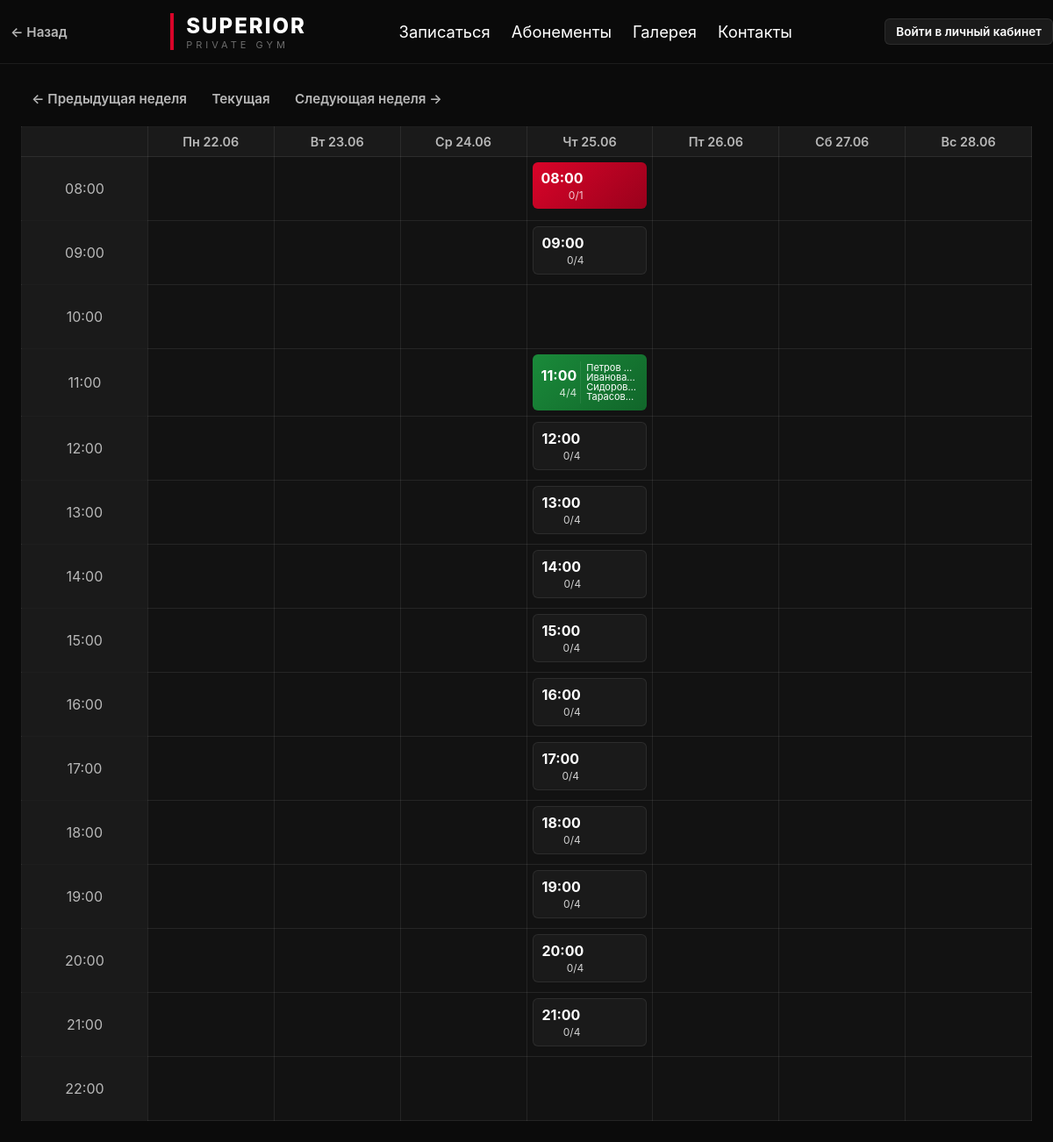
The app's page /schedule with its own data.
### app/models.py (models this page shows, shortened)
class Slot(Base):
    __tablename__ = "slots"
    id = Column(Integer, primary_key=True)
    start_time = Column(DateTime)
    capacity = Column(Integer, default=4)
    completed = Column(Boolean, default=False)

class Client(Base):
    __tablename__ = "clients"
    id = Column(Integer, primary_key=True)
    first_name = Column(String, nullable=True)
    last_name = Column(String, nullable=True)
    patronymic = Column(String, nullable=True)
    birth_year = Column(Integer, nullable=True)
    birth_place = Column(String, nullable=True)
    phone = Column(String, nullable=True)
    name = Column(String, nullable=True)          # legacy — полное имя одной строкой
    height_cm = Column(Integer, nullable=True)
    weight_kg = Column(Integer, nullable=True)
    body_fat = Column(Integer, nullable=True)  # % жира
    hip_cm = Column(Integer, nullable=True)       # обхват бедра
    waist_cm = Column(Integer, nullable=True)     # обхват талии
    chest_cm = Column(Integer, nullable=True)     # обхват груди
    shoulders_cm = Column(Integer, nullable=True) # обхват плеч
    biceps_cm = Column(Integer, nullable=True)    # обхват бицепса
    neck_cm = Column(Integer, nullable=True)       # обхват шеи
    wrist_cm = Column(Integer, nullable=True)      # обхват запястья (для типа телосложения)
    skinfold_chest = Column(Integer, nullable=True)     # калипер: грудь (мм)
    skinfold_abdominal = Column(Integer, nullable=True) # калипер: живот (мм)
    skinfold_thigh = Column(Integer, nullable=True)     # калипер: бедро (мм)
    skinfold_triceps = Column(Integer, nullable=True)   # калипер: трицепс (мм)
    skinfold_subscapular = Column(Integer, nullable=True) # калипер: под лопаткой (мм)
    login = Column(String, unique=True, nullable=True)
    password_hash = Column(String, nullable=True)
    photo_path = Column(String, nullable=True)   # путь к фото относительно static/
    sex = Column(String, nullable=True)            # m/f
    goal = Column(String, nullable=True)             # lose | gain | recompose
    activity_level = Column(String, nullable=True)   # sedentary | light | moderate | active | extreme
    pd_consent_given = Column(Boolean, default=False)
    pd_consent_at = Column(DateTime, nullable=True)

### app/routes/schedule.py (the view)
@router.get("/schedule")
def schedule(
    request: Request, db: Session = Depends(get_db),
    week_offset: int = 0, user: dict = Depends(get_current_user),
):
    slots = db.query(Slot).order_by(Slot.start_time).all()
    now = tz_now()
    base_week_start = (now - timedelta(days=now.weekday())).replace(
        hour=0, minute=0, second=0, microsecond=0
    )
    week_start = base_week_start + timedelta(days=7 * week_offset)
    days = [week_start + timedelta(days=i) for i in range(7)]
    hours = list(range(8, 23))
    now_hour = now.hour
    now_day_index = now.weekday()  # 0=Пн
    week_start_monday = week_start.date()
    today = now.date()
    days_offset = (today - week_start_monday).days
    if 0 <= days_offset < 7:
        now_col = days_offset
    else:
        now_col = -1  # текущий день вне показанной недели
    default_time = tz_now().strftime("%Y-%m-%dT%H:%M")
    default_end_time = (tz_now() + timedelta(hours=1)).strftime("%Y-%m-%dT%H:%M")
    grid = {(d_idx, h): None for d_idx in range(7) for h in hours}
    for slot in slots:
        if not slot.start_time:
            continue
        slot_dt = slot.start_time
        delta = slot_dt.date() - week_start.date()
        if delta.days < 0 or delta.days >= 7:
            continue
        day_index = delta.days
        hour = slot_dt.hour
        if hour in hours:
            bookings = db.query(Booking).filter(Booking.slot_id == slot.id).all()
            clients_in_slot = [db.get(Client, b.client_id) for b in bookings]
            grid[(day_index, hour)] = {
                'slot': slot,
                'booked': len(clients_in_slot),
                'clients': clients_in_slot,
            }
    return templates.TemplateResponse(
        request=request, name="schedule.html",
        context={
            "days": days, "hours": hours, "grid": grid,
            "default_time": default_time,
            "default_end_time": default_end_time,
            "week_offset": week_offset, "user": user,
            "now_in_week": now_col >= 0,
            "now_col": now_col,
            "now_hour": now_hour,
        },
    )

### templates/schedule.html (shortened to what this page needs)
{% extends "base.html" %}
{% block content %}
{% set flash = request.query_params.get('flash') %}
<div class="page__controls">
    <div class="week-nav">
        <a class="btn btn--ghost" href="/schedule?week_offset={{ week_offset - 1 }}">← Предыдущая неделя</a>
        <a class="btn btn--ghost" href="/schedule?week_offset=0">Текущая</a>
        <a class="btn btn--ghost" href="/schedule?week_offset={{ week_offset + 1 }}">Следующая неделя →</a>
    </div>
</div>
<div class="calendar">
    <table class="calendar__table">
        <thead>
            <tr>
                <th class="calendar__header-cell"></th>
                {% set ru_days = ['Пн','Вт','Ср','Чт','Пт','Сб','Вс'] %}
                {% for day in days %}
                <th class="calendar__header-cell">{{ ru_days[loop.index0] }} {{ day.strftime('%d.%m') }}</th>
                {% endfor %}
            </tr>
        </thead>
        <tbody>
            {% for hour in hours %}
            <tr class="{% if now_in_week and hour == now_hour %}calendar__row--now{% endif %}">
                <td class="calendar__time">{{ '%02d:00' % hour }}
                </td>
                {% for d_idx in range(0,7) %}
                <td class="calendar__cell{% if now_in_week and d_idx == now_col and hour == now_hour %} calendar__cell--now{% endif %}">
                    {% set cell = grid.get((d_idx, hour)) %}
                    {% if cell %}
                    {%- set color_class = '' -%}
                    {%- if cell.slot.completed -%}
                        {%- set color_class = 'calendar__slot--completed' -%}
                    {%- elif cell.slot.capacity == 1 -%}
                        {%- set color_class = 'calendar__slot--red' -%}
                    {%- elif cell.slot.capacity == 2 -%}
                        {%- set color_class = 'calendar__slot--yellow' -%}
                    {%- else -%}
                        {%- if cell.booked >= cell.slot.capacity -%}
                            {%- set color_class = 'calendar__slot--green' -%}
                        {%- else -%}
                            {%- set color_class = 'calendar__slot--gray' -%}
                        {%- endif -%}
                    {%- endif -%}
                    <a class="calendar__slot {{ color_class }}" href="/slot/{{ cell.slot.id }}?week_offset={{ week_offset }}">
                        <div class="calendar__slot-inner">
                            <div class="calendar__slot-info">
                                <div class="calendar__slot-time">{{ cell.slot.start_time.strftime('%H:%M') }}</div>
                                <div class="calendar__slot-capacity">{{ cell.booked }}/{{ cell.slot.capacity }}</div>
                            </div>
                            {% if cell.clients %}
                            <ul class="calendar__slot-clients">
                                {% for c in cell.clients %}
                                <li>{{ c.name or c.fio() }}</li>
                                {% endfor %}
                            </ul>
                            {% endif %}
                        </div>
                    </a>
                    {% else %}
                    <div class="calendar__cell--empty" data-day="{{ d_idx }}" data-hour="{{ hour }}"></div>
                    {% endif %}
                </td>
                {% endfor %}
            </tr>
            {% endfor %}
        </tbody>
    </table>
</div>
{% endblock %}

### static/style.css (style rules this page uses)
*, *::before, *::after { margin:0; padding:0; box-sizing:border-box; }
html { scroll-behavior:smooth; }
body { background:var(--bg-primary); color:var(--text-primary); font-family:Inter,system-ui,sans-serif; min-height:100vh; }
.btn { display:inline-flex; align-items:center; justify-content:center; gap:8px; text-decoration:none; cursor:pointer; transition:var(--transition); font-weight:600; font-size:0.95rem; border:none; border-radius:var(--radius-sm); font-family:inherit; }
.btn--ghost { background:transparent; border:none; color:var(--text-secondary); padding:6px 12px; }
.calendar { overflow-x:auto; }
.calendar__table { width:100%; border-collapse:collapse; table-layout:fixed; }
.calendar__table th, .calendar__table td { border:1px solid var(--border); }
.calendar__header-cell { background:var(--bg-elevated); padding:8px; text-align:center; color:var(--text-secondary); font-size:0.9rem; font-weight:600; }
.calendar__time { width:72px; background:var(--bg-elevated); color:var(--text-secondary); text-align:center; padding:8px; font-size:1.0rem; position:relative; }
.calendar__cell { min-height:90px; padding:6px; vertical-align:top; background:var(--bg-secondary); }
.calendar__slot { display:block; border-radius:var(--radius-sm); padding:8px 10px; text-decoration:none; color:var(--text-primary); transition:var(--transition); }
.calendar__slot--red { background:linear-gradient(135deg,var(--accent),#99011c); }
.calendar__slot--green { background:linear-gradient(135deg,#1a8a3a,#11662a); }
.calendar__slot--gray { background:var(--bg-elevated); border:1px solid var(--border); }
.calendar__slot-time { font-size:16px; font-weight:700; }
.calendar__slot-capacity { font-size:12px; opacity:0.8; margin-left:auto; }
.calendar__slot-clients { list-style:none; margin-top:10px; }
.calendar__slot-clients li { font-size:11px; color:var(--text-secondary); padding:1px 1px; }
.page__controls { display:flex; gap:12px; align-items:center; margin-bottom:16px; }
.calendar__cell--empty { width:100%;height:100%;min-height:60px;border-radius:var(--radius-sm);transition:var(--transition) }
.calendar__slot-inner { display:flex;gap:4px;height:100% }
.calendar__slot-info { display:flex;flex-direction:column;align-items:center;justify-content:center;gap:2px;flex-shrink:0;min-width:40px }
.calendar__slot-clients { flex:1;min-width:0;list-style:none;padding:2px 2px 2px 6px;margin:0;font-size:0.75rem;line-height:1.3;display:flex;flex-direction:column;justify-content:center;border-left:1px solid rgba(255,255,255,0.08) }
.calendar__slot-clients li { white-space:nowrap;overflow:hidden;text-overflow:ellipsis;color:var(--text-primary);line-height:1.0;padding:0 }

### records on screen
Slot: slot.start_time "08:00", slot.capacity "1"
Slot: slot.start_time "09:00", slot.capacity "4"
Slot: slot.start_time "11:00", slot.capacity "4"
Client: name "Петров…"
Client: name "Иванова…"
Client: name "Сидоров…"
Client: name "Тарасов…"
Slot: slot.start_time "12:00", slot.capacity "4"
Slot: slot.start_time "13:00", slot.capacity "4"
Slot: slot.start_time "14:00", slot.capacity "4"
Slot: slot.start_time "15:00", slot.capacity "4"
Slot: slot.start_time "16:00", slot.capacity "4"
Slot: slot.start_time "17:00", slot.capacity "4"
Slot: slot.start_time "18:00", slot.capacity "4"
Slot: slot.start_time "19:00", slot.capacity "4"
Slot: slot.start_time "20:00", slot.capacity "4"
Slot: slot.start_time "21:00", slot.capacity "4"

### other values on screen
{{ ru_days[loop.index0] }} "Пн" "Вт" "Ср" "Чт" "Пт" "Сб" "Вс"
{{ day.strftime('%d.%m') }} "22.06" "23.06" "24.06" "25.06" "26.06" "27.06" "28.06"
{{ '%02d:00' % hour }} "08:00" "09:00" "10:00" "11:00" "12:00" "13:00" "14:00" "15:00" "16:00" "17:00" "18:00" "19:00" "20:00" "21:00" "22:00"
{{ cell.booked }} "0" "0" "4" "0" "0" "0" "0" "0" "0" "0" "0" "0" "0"
